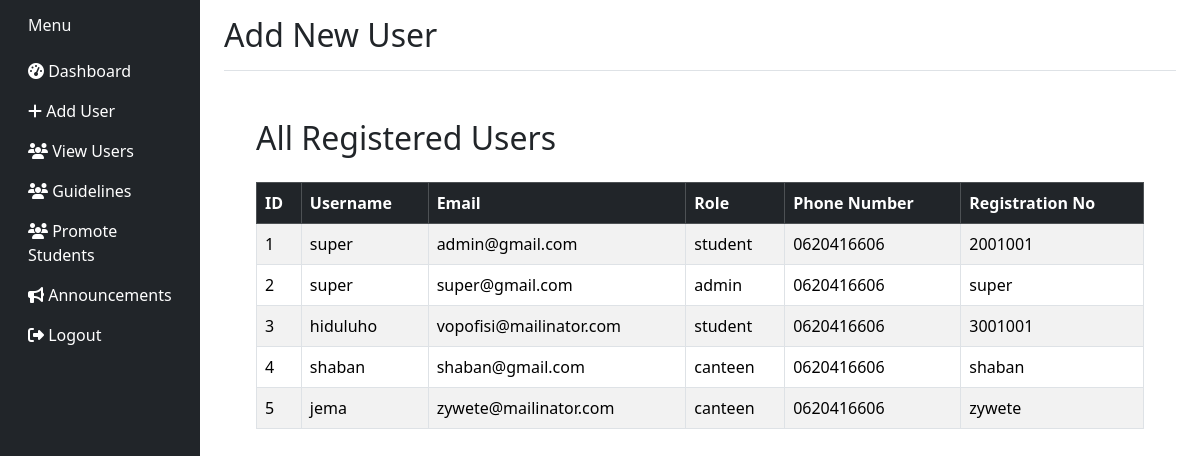
/super_admin/view-users/, run on the app's committed database.
### apps/pages/models.py (models this page shows, shortened)
class User(AbstractBaseUser, PermissionsMixin):
    ROLE_CHOICES = (
        ('student', 'Student'),
        ('librarian', 'Librarian'),
        ('admin', 'Admin'),
    )
    registration_no = models.CharField(max_length=30, unique=True)
    email = models.EmailField(unique=True)
    full_name = models.CharField(max_length=100)
    role = models.CharField(max_length=20, choices=ROLE_CHOICES)
    phone_number = models.CharField(max_length=15, blank=True, null=True)
    is_active = models.BooleanField(default=True)
    is_staff = models.BooleanField(default=False)
    objects = UserManager()
    USERNAME_FIELD = 'registration_no'
    REQUIRED_FIELDS = ['email', 'full_name']

class Student(models.Model):
    user = models.OneToOneField(User, on_delete=models.CASCADE, related_name='student_profile')
    reg_number = models.CharField(max_length=20, unique=True)
    name = models.CharField(max_length=100, default='Sample')
    enrollment_year = models.PositiveIntegerField()
    program = models.CharField(max_length=100)
    phone_number = models.CharField(max_length=15, blank=True)
    gender = models.CharField(max_length=10, choices=[("Male", "Male"), ("Female", "Female")], blank=True)
    date_of_birth = models.DateField(null=True, blank=True)
    department = models.CharField(max_length=100, default='General')
    year = models.ForeignKey('Year', on_delete=models.SET_NULL, null=True, blank=True, related_name='students')

### apps/pages/super_admin.py (the view)
# urls.py: path('super_admin/view-users/', super_admin.view_all_users, name='view_all_users'),
def view_all_users(request):
    users = User.objects.all().select_related('student_profile')
    return render(request, 'super_admin/view_users.html', {'users': users})

### templates/super_admin/view_users.html (shortened to what this page needs)
<!DOCTYPE html>
{% load static widget_tweaks %}
<html lang="en">
<head>
    <link href="https://cdn.jsdelivr.net/npm/bootstrap@5.3.2/dist/css/bootstrap.min.css" rel="stylesheet">
    <link href="https://cdnjs.cloudflare.com/ajax/libs/font-awesome/6.5.0/css/all.min.css" rel="stylesheet">
</head>
<body>
    <div class="container-fluid">
        <div class="row">
            <nav class="col-md-3 col-lg-2 d-md-block bg-dark sidebar collapse">
                {% include 'super_admin/partial/sidebar.html' %}
            </nav>
            <main class="col-md-9 ms-sm-auto col-lg-10 px-md-4">
                <div
                    class="d-flex justify-content-between flex-wrap flex-md-nowrap align-items-center pt-3 pb-2 mb-3 border-bottom">
                    <h1 class="h2">Add New User</h1>
                </div>
                <div class="content">
                    <h2 class="mb-4">All Registered Users</h2>
                    <div class="table-responsive">
                    <table class="table table-bordered table-striped table-hover align-middle">
                        <thead class="table-dark">
                            <tr>
                                <th>ID</th>
                                <th>Username</th>
                                <th>Email</th>
                                <th>Role</th>
                                <th>Phone Number</th>
                                <th>Registration No</th>
                            </tr>
                        </thead>
                        <tbody>
                            {% for user in users %}
                            <tr>
                                <td>{{ forloop.counter }}</td>
                                <td>{{ user.full_name }}</td>
                                <td>{{ user.email }}</td>
                                <td>{{ user.role }}</td>
                                <td>
                                    {% if user.student_profile %}
                                        {{ user.student_profile.phone_number }}
                                    {% else %}
                                        {{ user.phone_number|default:"N/A" }}
                                    {% endif %}
                                </td>
                                <td>{{ user.registration_no }}</td>
                            </tr>
                            {% endfor %}
                        </tbody>
                    </table>
                    </div>
                </div>
            </main>
        </div>
    </div>
</body>
</html>

### templates/super_admin/view_users.html (style rules this page uses)
body { overflow-x: hidden; }
.sidebar { min-height: 100vh; background-color: #343a40; }
.content { padding: 2rem; }

### data on the page
User: full_name "super", email "admin@gmail.com", role "student", phone_number "0620416606", registration_no "2001001"
User: full_name "super", email "super@gmail.com", role "admin", phone_number "0620416606", registration_no "super"
User: full_name "hiduluho", email "vopofisi@mailinator.com", role "student", student_profile.phone_number "0620416606", registration_no "3001001"
User: full_name "shaban", email "shaban@gmail.com", role "canteen", phone_number "0620416606", registration_no "shaban"
User: full_name "jema", email "zywete@mailinator.com", role "canteen", phone_number "0620416606", registration_no "zywete"
